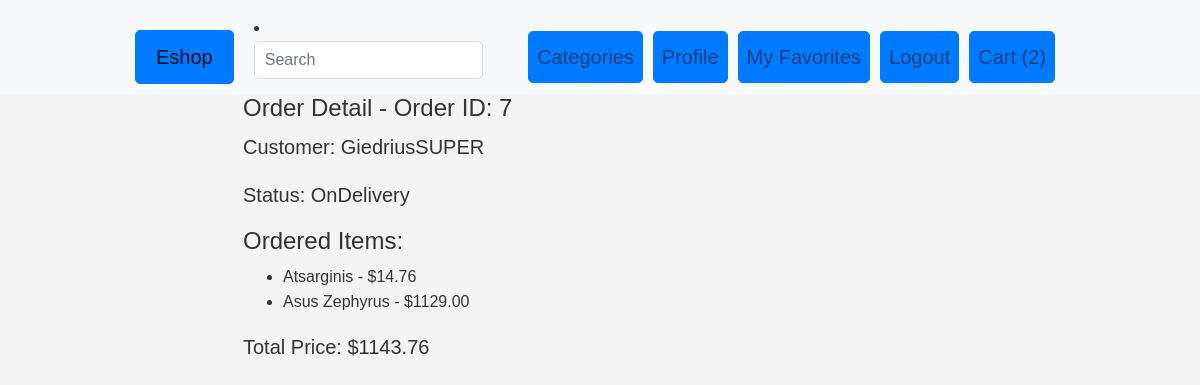
The page /order_detail/7/ (signed in) on the database its author committed.
### eshopas_app/models.py (models this page shows, shortened)
class Cart(models.Model):
    user = models.OneToOneField(User, on_delete=models.CASCADE)

class Order(models.Model):
    STATUS_CHOICES = (
        ('Paid-Waiting', 'Paid-Waiting'),
        ('Approved', 'Approved'),
        ('OnDelivery', 'On Delivery'),
    )
    status = models.ForeignKey('Status', on_delete=models.CASCADE)
    customer = models.ForeignKey(Customer, on_delete=models.CASCADE, default=None)
    products = models.ManyToManyField(Product)  # This line associates products with the order
    is_approved = models.BooleanField(default=False)

class Customer(models.Model):
    user = models.OneToOneField(User, on_delete=models.CASCADE)
    email = models.EmailField()

class Status(models.Model):
    name = models.CharField(max_length=100)
    description = models.TextField(blank=True)
    STATUS_CHOICES = (
        ('Paid-Waiting', 'Paid-Waiting'),
        ('Approved', 'Approved'),
        ('OnDelivery', 'On Delivery'),
    )
    status_type = models.CharField(max_length=20, choices=STATUS_CHOICES, default='Paid-Waiting')
    def __str__(self):
        return self.status_type

class Product(models.Model):
    product_id = models.IntegerField(default=0)
    name = models.CharField(max_length=100)
    price = models.DecimalField(max_digits=10, decimal_places=2)
    category = models.ForeignKey(Category, on_delete=models.CASCADE, default=1)
    image = models.ImageField(upload_to='product_images/', blank=True, null=True)
    thumbnail = ImageSpecField(source='image', processors=[ResizeToFill(150, 200)], format='JPEG', options={'quality': 90})
    is_featured = models.BooleanField(default=True)
    stock = models.PositiveIntegerField(default=0)
    description = models.TextField(blank=True)
    favorites = models.ManyToManyField(User, related_name='favorites', blank=True)

### eshopas_app/views.py (the view)
# urls.py: path('order_detail/<int:order_id>/', views.order_detail_view, name='order_detail'),
@login_required
def order_detail_view(request, order_id):
    try:
        order = get_object_or_404(Order, id=order_id, customer__user=request.user)
        order_items = order.products.all()  # Retrieve the ordered products using the related name
        total_price = sum(item.price for item in order_items)
    except Order.DoesNotExist:
        order = get_product_by_id
        order_items = CartItem
        total_price = enumerate
    context = {
        'order': order,
        'order_items': order_items,
        'total_price': total_price,
    }
    return render(request, 'order_detail.html', context)

### eshopas_app/templates/order_detail.html (shortened to what this page needs)
{% extends 'base.html' %}
{% load custom_filters %}
{% block content %}
    <div class="container">
        {% if order %}
            <h2>Order Detail - Order ID: {{ order.id }}</h2>
            <p>Customer: {{ order.customer.user.username }}</p>
            <p>Status: {{ order.status }}</p>
            <h3>Ordered Items:</h3>
            {% if order_items %}
                <ul>
                    {% for item in order_items %}
                        <li>{{ item.name }} - ${{ item.price }}</li>
                    {% endfor %}
                </ul>
            {% else %}
                <p>No items found.</p>
            {% endif %}
            <p>Total Price: ${{ total_price }}</p>
        {% else %}
            <p>Order not found.</p>
        {% endif %}
    </div>
{% endblock %}

### eshopas_app/templates/base.html (shortened to what this page needs)
<!DOCTYPE html>
{% load static %}
{% load cart_tags %}
{% load myfilters %}
<html lang="en">
<head>
    <link rel="stylesheet" href="https://stackpath.bootstrapcdn.com/bootstrap/4.1.3/css/bootstrap.min.css">
    <link rel="stylesheet" type="text/css" href="{% static 'css/styles.css' %}">
</head>
<body>
<nav class="navbar navbar-expand-lg navbar-light bg-light">
    <div class="container">
        <a class="navbar-brand btn btn-primary" href="/">Eshop</a>
        <li>
            <form action="{% url 'search' %}" method="get" class="form-inline my-2 my-md-0">
                <input name="query" class="form-control" type="text" placeholder="Search">
            </form>
        </li>
        <div class="collapse navbar-collapse" id="navbarNavAltMarkup">
            <div class="navbar-nav ml-auto">
                <a class="nav-item nav-link btn btn-primary" href="/category/">Categories</a>
                {% if user.is_authenticated %}
                    <a class="nav-item nav-link btn btn-primary" href="/profile/">Profile</a>
                    <a class="nav-item nav-link btn btn-primary" href="/my-favorites/">My Favorites</a>
                    <a class="nav-item nav-link btn btn-primary" href="/logout/">Logout</a>
                    {% if request.user.cart %}
                        <a class="nav-item nav-link btn btn-primary cart-link" href="/cart-detail/">
                            Cart ({{ request.user.cart.cartitem_set.count }})
                        </a>
                    {% else %}
                        <a class="nav-item nav-link btn btn-primary cart-link" href="/cart-detail/">
                            Cart (0)
                        </a>
                    {% endif %}
                {% else %}
                    <a class="nav-item nav-link btn btn-primary" href="{% url 'login' %}">Login</a>
                    <a class="nav-item nav-link btn btn-primary" href="/register/">Register</a>
                {% endif %}
            </div>
        </div>
    </div>
</nav>
<div class="container">
    {% block content %}
    {% endblock %}
</div>
</body>
</html>

### static/css/styles.css (style rules this page uses)
body { font-family: Arial, sans-serif; line-height: 1.6; color: #333; background-color: #f4f4f4; margin: 0; padding: 0; }
.container { width: 80%; margin: auto; overflow: hidden; }
form { margin: 20px 0; }
form input[type="text"], form input[type="email"], form textarea { width: 100%; padding: 10px; border-radius: 5px; border: 1px solid #ddd; }
.btn { border-radius: 5px; padding: 8px 16px; font-size: 16px; text-align: center; text-decoration: none; cursor: pointer; transition: background-color 0.3s ease; }
.btn-primary { color: #ffffff; background-color: #007bff; border-color: #007bff; }
.navbar { padding: 10px 0; }
.navbar-brand { margin-right: 20px; }
.navbar-nav .btn { margin-right: 10px; }
.cart-link { position: relative; }
h2 { font-size: 24px; }
h3 { font-size: 24px; }
p { font-size: 20px; }
a.btn-primary { font-size: 20px; margin-top: 20px; padding: 10px 20px; text-decoration: none; background-color: #007bff; color: #fff; border-radius: 5px; }

### rows shown on the page
Order: id "7", customer.user.username "GiedriusSUPER", status "OnDelivery"
Product: name "Atsarginis", price "14.76"
Product: name "Asus Zephyrus", price "1129.00"

### other values the page prints
{{ request.user.cart.cartitem_set.count }} "2"
{{ total_price }} "1143.76"
